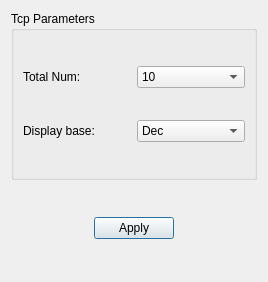
<?xml version="1.0" encoding="UTF-8"?>
<ui version="4.0">
 <class>Setting</class>
 <widget class="QDialog" name="Setting">
  <property name="geometry">
   <rect>
    <x>0</x>
    <y>0</y>
    <width>268</width>
    <height>282</height>
   </rect>
  </property>
  <property name="windowTitle">
   <string>Dialog</string>
  </property>
  <layout class="QGridLayout" name="gridLayout_2" rowstretch="2,1">
   <item row="0" column="0">
    <widget class="QGroupBox" name="groupBox">
     <property name="title">
      <string>Tcp Parameters</string>
     </property>
     <layout class="QGridLayout" name="gridLayout">
      <item row="1" column="0">
       <widget class="QLabel" name="label">
        <property name="text">
         <string>Display base:</string>
        </property>
       </widget>
      </item>
      <item row="1" column="1">
       <widget class="QComboBox" name="baseBox">
        <item>
         <property name="text">
          <string>Dec</string>
         </property>
        </item>
        <item>
         <property name="text">
          <string>Hex</string>
         </property>
        </item>
       </widget>
      </item>
      <item row="0" column="0">
       <widget class="QLabel" name="label_2">
        <property name="text">
         <string>Total Num:</string>
        </property>
       </widget>
      </item>
      <item row="0" column="1">
       <widget class="QComboBox" name="numCombo">
        <item>
         <property name="text">
          <string>10</string>
         </property>
        </item>
        <item>
         <property name="text">
          <string>20</string>
         </property>
        </item>
        <item>
         <property name="text">
          <string>30</string>
         </property>
        </item>
       </widget>
      </item>
     </layout>
    </widget>
   </item>
   <item row="1" column="0">
    <widget class="QWidget" name="widget" native="true">
     <layout class="QHBoxLayout" name="horizontalLayout">
      <property name="spacing">
       <number>7</number>
      </property>
      <property name="sizeConstraint">
       <enum>QLayout::SetDefaultConstraint</enum>
      </property>
      <property name="leftMargin">
       <number>0</number>
      </property>
      <property name="topMargin">
       <number>0</number>
      </property>
      <property name="rightMargin">
       <number>0</number>
      </property>
      <property name="bottomMargin">
       <number>0</number>
      </property>
      <item>
       <spacer name="horizontalSpacer_2">
        <property name="orientation">
         <enum>Qt::Horizontal</enum>
        </property>
        <property name="sizeHint" stdset="0">
         <size>
          <width>40</width>
          <height>20</height>
         </size>
        </property>
       </spacer>
      </item>
      <item>
       <widget class="QPushButton" name="applyButton">
        <property name="text">
         <string>Apply</string>
        </property>
       </widget>
      </item>
      <item>
       <spacer name="horizontalSpacer">
        <property name="orientation">
         <enum>Qt::Horizontal</enum>
        </property>
        <property name="sizeHint" stdset="0">
         <size>
          <width>40</width>
          <height>20</height>
         </size>
        </property>
       </spacer>
      </item>
     </layout>
    </widget>
   </item>
  </layout>
 </widget>
 <resources/>
 <connections/>
</ui>
